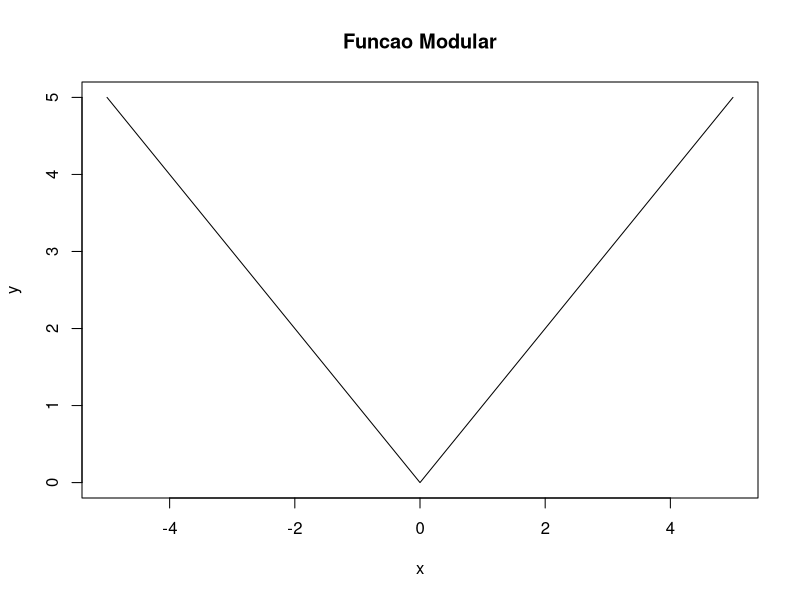

Generate this figure with R:
# Domínio entre -5 e 5 com intervalos de 0.1
x <- seq(-5, 5, 0.1)

# Função Modular: y = |x|
y <- abs(x) # Comando que tira o modulo de um numero

# Numero sempre positivo quando em modulo
plot(x, y, type = "l", main = "Funcao Modular", xlab = "x", ylab = "y")
